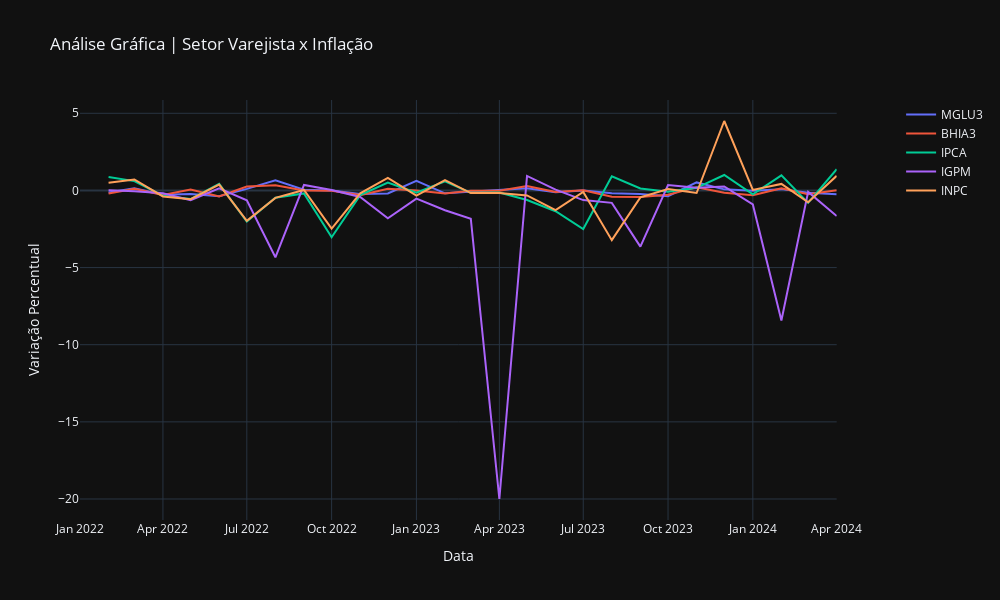

Notebook code for this chart:
### Code cell
# Preços de Magazine Luiza e Casas Bahia e inflação em variação percentual

fig = make_subplots(specs=[[{'secondary_y': True}]])

fig.add_trace(go.Scatter(x=df_varejo_selic_inflacao.index, y=df_varejo_selic_inflacao['Retorno MGLU3.SA'], name='MGLU3'))
fig.add_trace(go.Scatter(x=df_varejo_selic_inflacao.index, y=df_varejo_selic_inflacao['Retorno BHIA3.SA'], name='BHIA3'))

fig.add_trace(go.Scatter(x=df_varejo_selic_inflacao.index, y=df_varejo_selic_inflacao['Var. IPCA'], name='IPCA'))
fig.add_trace(go.Scatter(x=df_varejo_selic_inflacao.index, y=df_varejo_selic_inflacao['Var. IGPM'], name='IGPM'))
fig.add_trace(go.Scatter(x=df_varejo_selic_inflacao.index, y=df_varejo_selic_inflacao['Var. INPC'], name='INPC'))

fig.update_layout(xaxis_title="Data", yaxis_title="Variação Percentual", yaxis2_title="Variação da Inflação Mensal (%)", template='plotly_dark', title="Análise Gráfica | Setor Varejista x Inflação", width=1000, height=600)

fig.show()
